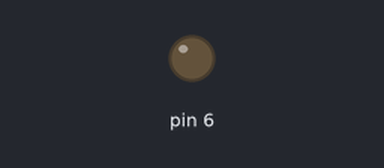
A sketch run on a simulated Arduino Uno, built with avr-gcc and run on an emulated ATmega328P. Parts: output pins drawn as LEDs (lit = HIGH).

Above: at 0.05 s.
At 1.2 s:
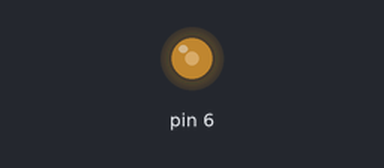
At 2.35 s:
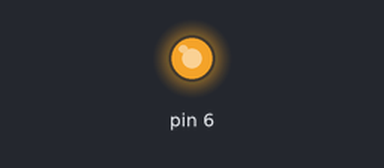
At 4.7 s:
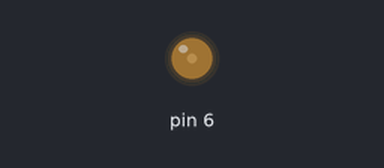
Timing chart, 0 to 6.8 s (numbered marks = the images above):
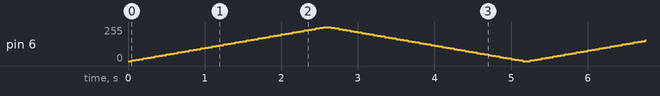

The sketch:

Fade_Leds.ino
```cpp
int brightness = 0;

void setup()
{
  pinMode (6, OUTPUT);
}

void loop()
{
for ( brightness = 0; brightness <= 255; brightness += 5){
 analogWrite (6, brightness);
 delay(50);
}
for ( brightness = 255; brightness >= 0; brightness -= 5){
  analogWrite (6, brightness);
  delay(50);
}
}
```
